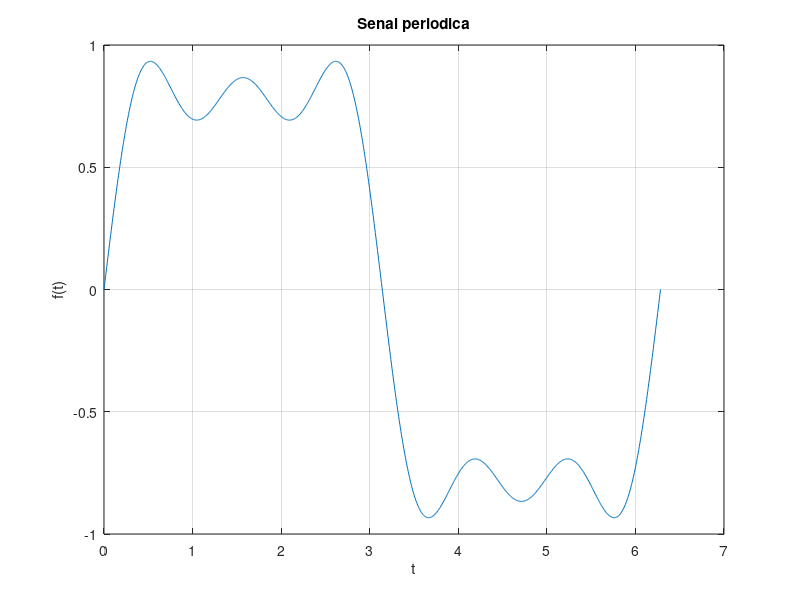

MATLAB code for this plot:
clear all; close all; clc;

N = 1000;
tmin = 0;
tmax = 2*pi;
t = linspace(tmin, tmax, N);
y = sin(t) + (1/3).*sin(3.*t)+ (1/5).*sin(5.*t);

figure
plot(t,y);
title('Senal periodica');
xlabel('t');
ylabel('f(t)');
grid on;